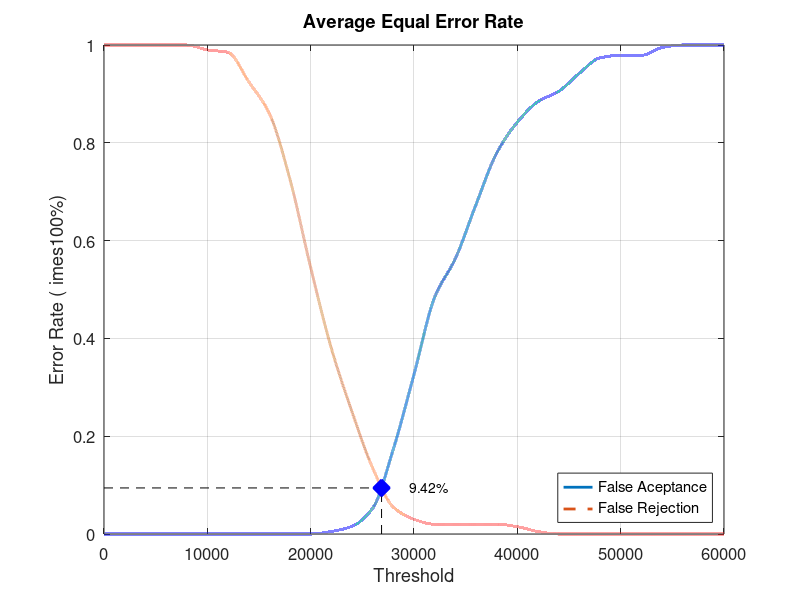
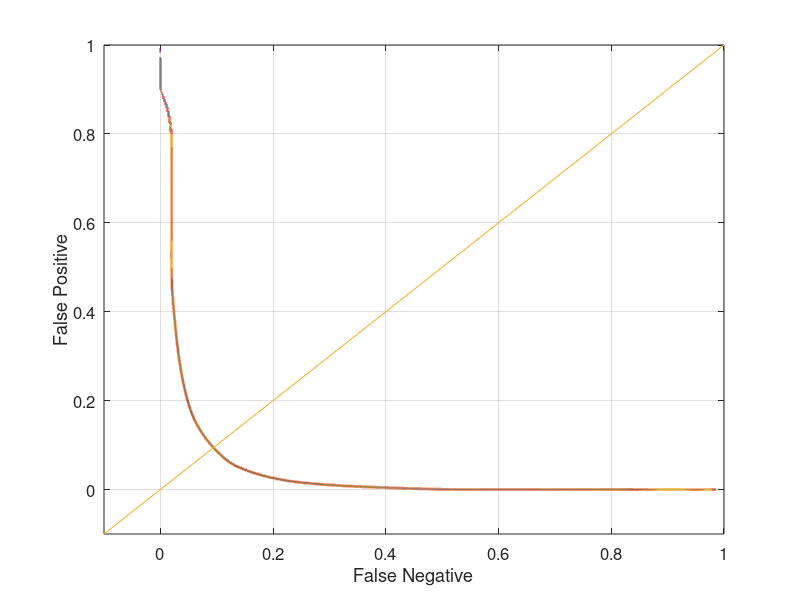

MATLAB code to generate these figures, in order:
close all;
clear;
clc;
x = 0:2000:60000;
xq = 0:0.5:60000;

y0 = [0 0 0 0 0 0 0 0 0 0 0 0.00526316 0.0157895 0.0526316 0.173684 0.326316 0.484211 0.563158 0.673684 0.778947 0.842105 0.884211 0.905263 0.942105 0.973684 0.978947 0.978947 0.994737 1 1 1]
yy0 = interp1(x, y0, xq, 'pchip');
y1 = [1 1 1 1 1 0.99 0.985 0.925 0.86 0.725 0.545 0.38 0.25 0.135 0.055 0.03 0.02 0.02 0.02 0.02 0.015 0.005 0 0 0 0 0 0 0 0 0]
yy1 = interp1(x, y1, xq, 'pchip');

% Calculating EER: 
y2 = abs(y0 - y1);
find(y2 == min(y2))
yy2 = abs(yy0 - yy1);
xEER = find(yy2 == min(yy2));
xEERIndex = xq(xEER) % X-axis EER
yEER = yy0(xEER) % Y-axis EER

main = figure
plot(xq, yy0,'-','LineWidth', 2);	hold on
plot(xq, yy1,'--','LineWidth', 2);	hold on
plot([xEERIndex xEERIndex], [0 yEER], 'k--');	hold on
plot([0 xEERIndex], [yEER yEER], 'k--');	hold on
plot(xEERIndex, yEER, 'bx', 'LineWidth', 10);	hold on
text(xEERIndex + 10 * xEERIndex / 100, yEER, [num2str(round((10000 * yEER)) / 100) '%'])
legend('False Aceptance', 'False Rejection', 'Location', 'SouthEast')
xlabel('Threshold')
ylabel('Error Rate (	imes100%)')
title('Average Equal Error Rate')
set(gca, 'FontSize', 12)
axis([0 60000 0 1])
grid on

print(main, 'Database4_4Main', '-dpng');
FNRxFPR = figure('Color', [1 1 1]);
plot(yy1, yy0, '-', yy1, yy0, 'LineWidth', 2);
hold on
y = -0.1:0.1:1
plot(y, y); 
set(gca, 'FontSize', 12)
xlabel('False Negative')
ylabel('False Positive')
axis([-0.1 1 -0.1 1])
set(gca, 'FontSize', 12)
grid on

print(FNRxFPR, 'Database4_4FNRxFPR','-dpng');
